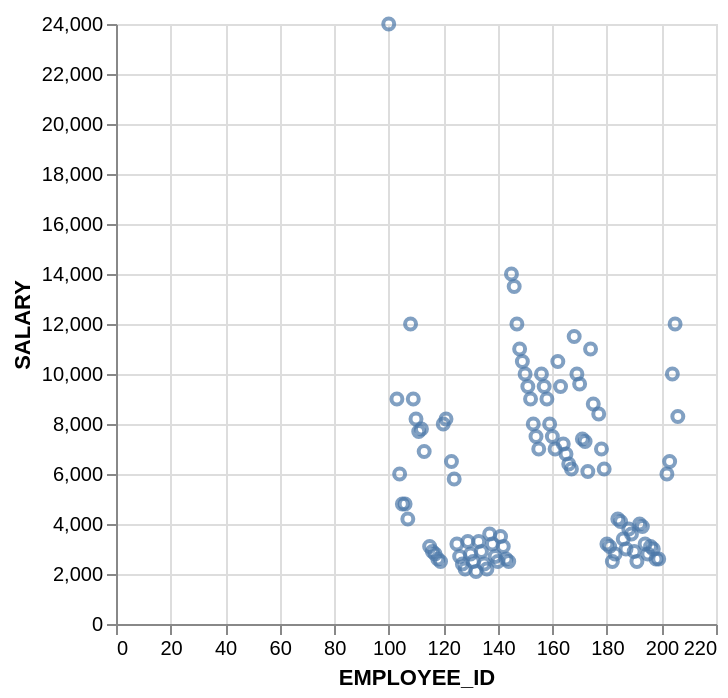

The specification (Vega-Lite) saved for this image:
### Vega-Lite specification from a JSON file in a GitHub repository (floating-point values rounded to 4 significant figures)
{"data": {"values": [{"x_data": 100, "y_data": 24000}, {"x_data": 103, "y_data": 9000}, {"x_data": 104, "y_data": 6000}, {"x_data": 105, "y_data": 4800}, {"x_data": 106, "y_data": 4800}, {"x_data": 107, "y_data": 4200}, {"x_data": 108, "y_data": 12000}, {"x_data": 109, "y_data": 9000}, {"x_data": 110, "y_data": 8200}, {"x_data": 111, "y_data": 7700}, {"x_data": 112, "y_data": 7800}, {"x_data": 113, "y_data": 6900}, {"x_data": 115, "y_data": 3100}, {"x_data": 116, "y_data": 2900}, {"x_data": 117, "y_data": 2800}, {"x_data": 118, "y_data": 2600}, {"x_data": 119, "y_data": 2500}, {"x_data": 120, "y_data": 8000}, {"x_data": 121, "y_data": 8200}, {"x_data": 123, "y_data": 6500}, {"x_data": 124, "y_data": 5800}, {"x_data": 125, "y_data": 3200}, {"x_data": 126, "y_data": 2700}, {"x_data": 127, "y_data": 2400}, {"x_data": 128, "y_data": 2200}, {"x_data": 129, "y_data": 3300}, {"x_data": 130, "y_data": 2800}, {"x_data": 131, "y_data": 2500}, {"x_data": 132, "y_data": 2100}, {"x_data": 133, "y_data": 3300}, {"x_data": 134, "y_data": 2900}, {"x_data": 135, "y_data": 2400}, {"x_data": 136, "y_data": 2200}, {"x_data": 137, "y_data": 3600}, {"x_data": 138, "y_data": 3200}, {"x_data": 139, "y_data": 2700}, {"x_data": 140, "y_data": 2500}, {"x_data": 141, "y_data": 3500}, {"x_data": 142, "y_data": 3100}, {"x_data": 143, "y_data": 2600}, {"x_data": 144, "y_data": 2500}, {"x_data": 145, "y_data": 14000}, {"x_data": 146, "y_data": 13500}, {"x_data": 147, "y_data": 12000}, {"x_data": 148, "y_data": 11000}, {"x_data": 149, "y_data": 10500}, {"x_data": 150, "y_data": 10000}, {"x_data": 151, "y_data": 9500}, {"x_data": 152, "y_data": 9000}, {"x_data": 153, "y_data": 8000}, {"x_data": 154, "y_data": 7500}, {"x_data": 155, "y_data": 7000}, {"x_data": 156, "y_data": 10000}, {"x_data": 157, "y_data": 9500}, {"x_data": 158, "y_data": 9000}, {"x_data": 159, "y_data": 8000}, {"x_data": 160, "y_data": 7500}, {"x_data": 161, "y_data": 7000}, {"x_data": 162, "y_data": 10500}, {"x_data": 163, "y_data": 9500}, {"x_data": 164, "y_data": 7200}, {"x_data": 165, "y_data": 6800}, {"x_data": 166, "y_data": 6400}, {"x_data": 167, "y_data": 6200}, {"x_data": 168, "y_data": 11500}, {"x_data": 169, "y_data": 10000}, {"x_data": 170, "y_data": 9600}, {"x_data": 171, "y_data": 7400}, {"x_data": 172, "y_data": 7300}, {"x_data": 173, "y_data": 6100}, {"x_data": 174, "y_data": 11000}, {"x_data": 175, "y_data": 8800}, {"x_data": 177, "y_data": 8400}, {"x_data": 178, "y_data": 7000}, {"x_data": 179, "y_data": 6200}, {"x_data": 180, "y_data": 3200}, {"x_data": 181, "y_data": 3100}, {"x_data": 182, "y_data": 2500}, {"x_data": 183, "y_data": 2800}, {"x_data": 184, "y_data": 4200}, {"x_data": 185, "y_data": 4100}, {"x_data": 186, "y_data": 3400}, {"x_data": 187, "y_data": 3000}, {"x_data": 188, "y_data": 3800}, {"x_data": 189, "y_data": 3600}, {"x_data": 190, "y_data": 2900}, {"x_data": 191, "y_data": 2500}, {"x_data": 192, "y_data": 4000}, {"x_data": 193, "y_data": 3900}, {"x_data": 194, "y_data": 3200}, {"x_data": 195, "y_data": 2800}, {"x_data": 196, "y_data": 3100}, {"x_data": 197, "y_data": 3000}, {"x_data": 198, "y_data": 2600}, {"x_data": 199, "y_data": 2600}, {"x_data": 202, "y_data": 6000}, {"x_data": 203, "y_data": 6500}, {"x_data": 204, "y_data": 10000}, {"x_data": 205, "y_data": 12000}, {"x_data": 206, "y_data": 8300}]}, "mark": "point", "encoding": {"x": {"field": "x_data", "type": "quantitative", "title": "EMPLOYEE_ID"}, "y": {"field": "y_data", "type": "quantitative", "title": "SALARY"}}}
